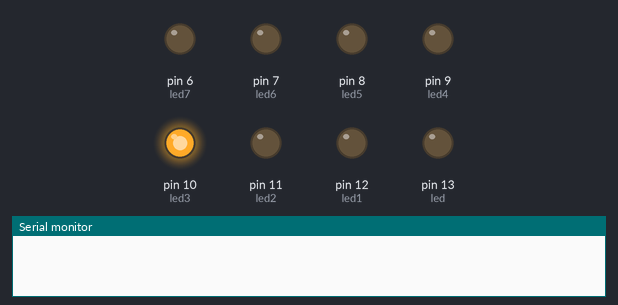
A sketch run on a simulated Arduino Uno, built with avr-gcc and run on an emulated ATmega328P. Shown: output pins drawn as LEDs (lit = HIGH), the last lines printed to the serial monitor.

Above: at 0.15 s.
At 0.85 s:
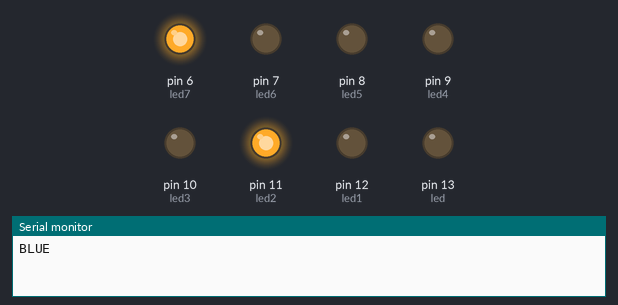
At 1.05 s:
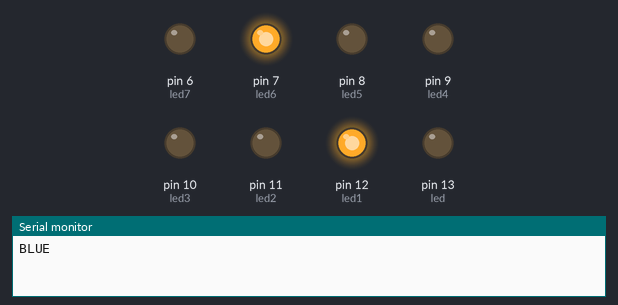
At 1.35 s:
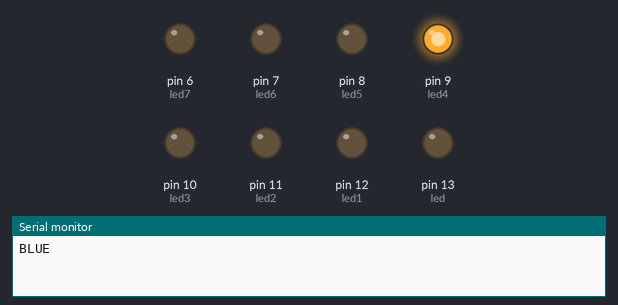
At 2.45 s:
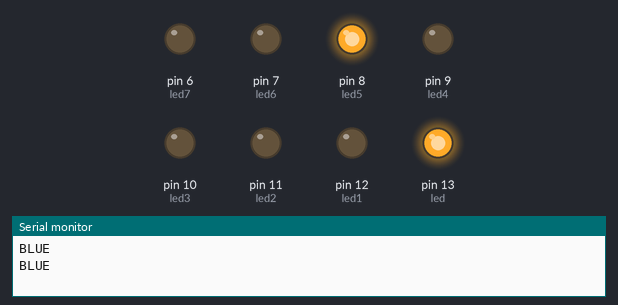
At 3.45 s:
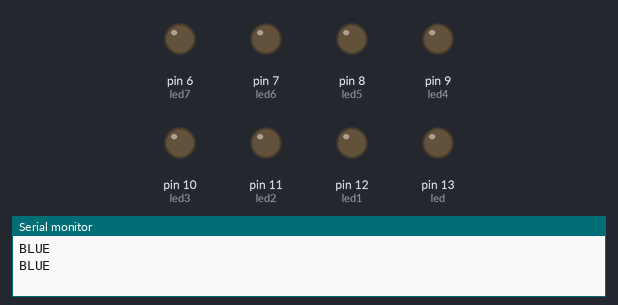
Timing chart, 0 to 4.1 s (numbered marks = the images above):
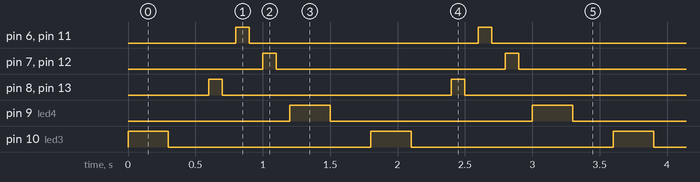

Measured:
- by itself, pin 6 (led7), pin 7 (led6), pin 8 (led5), pin 11 (led2), pin 12 (led1), pin 13 (led): alternates HIGH for 0.10 s and LOW for 1.7 s
- by itself, pin 9 (led4), pin 10 (led3): alternates HIGH for 0.30 s and LOW for 1.5 s
- by itself, everything shown: repeats every 1.8 s, in 10 steps

The sketch:

exp2dancing.ino
```cpp
int led = 13;
int led1 = 12;
int led2 = 11;
int led3 = 10;
int led4 = 9;
int led5 = 8;
int led6 = 7;
int led7 = 6;

void setup()
{
  pinMode(led, OUTPUT);
  pinMode(led1, OUTPUT);
  pinMode(led2, OUTPUT);
  pinMode(led3, OUTPUT);
  pinMode(led4, OUTPUT);
  pinMode(led5, OUTPUT);
  pinMode(led6, OUTPUT);
  pinMode(led7, OUTPUT);
  Serial.begin(9600);

}

// the loop function runs over and over again forever
void loop()
{
  digitalWrite(led3, HIGH);   // turn the LED on (HIGH is the voltage level)
  delay(300);                       // wait for a second
  Serial.println("BLUE");
  digitalWrite(led3, LOW);    // turn the LED off by making the voltage LOW
  delay(300);

  digitalWrite(led, HIGH);   // turn the LED on (HIGH is the voltage level)
  digitalWrite(led5, HIGH);   // turn the LED on (HIGH is the voltage level)
  delay(100);                       // wait for a second
  digitalWrite(led, LOW);    // turn the LED off by making the voltage LOW
  digitalWrite(led5, LOW);    // turn the LED off by making the voltage LOW
  delay(100);                       // wait for a second

  digitalWrite(led7, HIGH);   // turn the LED on (HIGH is the voltage level)
  digitalWrite(led2, HIGH);   // turn the LED on (HIGH is the voltage level)
  delay(100);                       // wait for a second
  digitalWrite(led7, LOW);    // turn the LED off by making the voltage LOW
  digitalWrite(led2, LOW);    // turn the LED off by making the voltage LOW
  delay(100);                       // wait for a second

  digitalWrite(led6, HIGH);   // turn the LED on (HIGH is the voltage level)
  digitalWrite(led1, HIGH);   // turn the LED on (HIGH is the voltage level)
  delay(100);                       // wait for a second
  digitalWrite(led6, LOW);    // turn the LED off by making the voltage LOW
  digitalWrite(led1, LOW);    // turn the LED off by making the voltage LOW
  delay(100);                       // wait for a second

  digitalWrite(led4, HIGH);   // turn the LED on (HIGH is the voltage level)
  delay(300);                       // wait for a second
  digitalWrite(led4, LOW);    // turn the LED off by making the voltage LOW
  delay(300);                       // wait for a second
}
```
